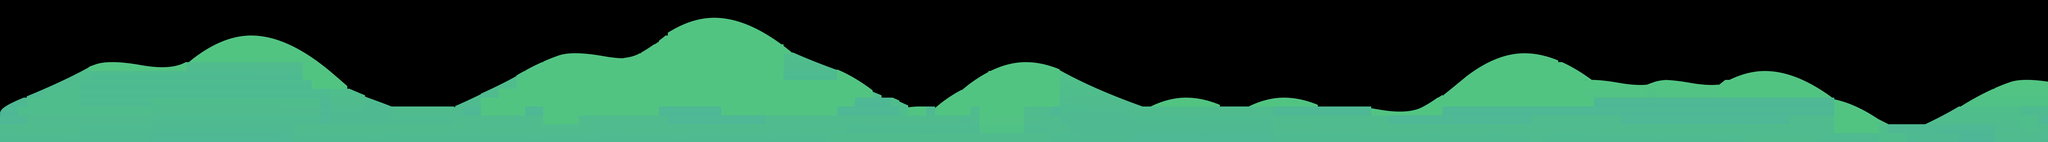

Rendered tile map (Tiled .tmx) drawn with the repository's tilesets; below, a short description and the map source with its tile grids summarised:
An orthogonal 230x16 tile map with 32x32 px tiles, 1 tile layer (Tile Layer 1) and 84 objects.

<map version="1.9" tiledversion="1.9.2" orientation="orthogonal" renderorder="right-down" width="230" height="16" tilewidth="32" tileheight="32" infinite="0" nextlayerid="6" nextobjectid="97">
 <tileset firstgid="1" name="Hill-PNG-Picture" tilewidth="32" tileheight="32" tilecount="1575" columns="75">
  <image source="Hill-PNG-Picture.png" width="2400" height="681" />
 </tileset>
 <layer id="1" name="Tile Layer 1" width="230" height="16">
  <data>[3680 cells, 1865 non-empty, 390 distinct tile ids]</data>
 </layer>
 <objectgroup id="4" name="Rectangles">
  <object id="6" x="0" y="402.667" width="6709.33" height="110.667" />
  <object id="33" x="2242" y="208" width="178" height="16" />
  <object id="95" x="4395.5" y="384.5" width="96.5" height="16.5" />
  <object id="96" x="4768" y="383.5" width="159.75" height="18.75" />
 </objectgroup>
 <objectgroup id="5" name="Triangle">
  <object id="8" x="0" y="398.667">
   <polygon points="0,0 94.6667,-48 94.6667,0" />
  </object>
  <object id="9" x="94.6667" y="350.667">
   <polygon points="0,0 193.333,-92 194.667,-4" />
  </object>
  <object id="10" x="289.333" y="258.667">
   <polygon points="0,0 61.3333,-30.6667 61.3333,-6.66667" />
  </object>
  <object id="11" x="674.667" y="226.667">
   <polygon points="0,0 90.6667,-65.3333 89.3897,-5.56028" />
  </object>
  <object id="12" x="669.333" y="224">
   <polygon points="0,0 -81.3333,31.3333 0.666667,31.3333" />
  </object>
  <object id="13" x="587.333" y="254">
   <polygon points="0,0 -44,-13.3333 40.6667,-14.6667" />
  </object>
  <object id="14" x="352" y="229.667">
   <polygon points="0,0 31.3333,-5.33333 31.3333,25.6667" />
  </object>
  <object id="15" x="384.333" y="224.667">
   <polygon points="0,0 31,-0.666667 31,30" />
  </object>
  <object id="16" x="416.333" y="225">
   <polygon points="0,0 31.3333,0.666667 31.6667,29.3333" />
  </object>
  <object id="17" x="448.667" y="225.667">
   <polygon points="0,0 95,15 -0.666667,30" />
  </object>
  <object id="18" x="768" y="160">
   <polygon points="0,0 97,-32 95,-3" />
  </object>
  <object id="19" x="866" y="127">
   <polygon points="0,0 62,-1 61,30" />
  </object>
  <object id="20" x="929" y="127">
   <polygon points="0,0 -1,30 110,33" />
  </object>
  <object id="21" x="1040" y="160">
   <polygon points="0,0 -1,30 57,31" />
  </object>
  <object id="22" x="1098" y="194">
   <polygon points="0,0 0,27 44,28" />
  </object>
  <object id="23" x="1141" y="223">
   <polygon points="0,0 115,95 -1,96" />
  </object>
  <object id="24" x="1255" y="319">
   <polygon points="0,0 0,82 183,82" />
  </object>
  <object id="25" x="1410" y="385">
   <polygon points="0,0 93,-1 31,16" />
  </object>
  <object id="26" x="1502" y="385">
   <polygon points="0,0 0,16 -59,16" />
  </object>
  <object id="27" x="1634" y="385">
   <polygon points="0,0 285,-1 287,-149" />
  </object>
  <object id="28" x="1922" y="236">
   <polygon points="0,0 93,-42 92,-1" />
  </object>
  <object id="29" x="2013" y="198">
   <polygon points="0,0 67,-7 67,56" />
  </object>
  <object id="30" x="2080" y="192">
   <polygon points="0,0 63,4 2,61" />
  </object>
  <object id="31" x="2142" y="194">
   <polygon points="0,0 99,16 -56,58" />
  </object>
  <object id="32" x="2399" y="128">
   <polygon points="0,0 -128,80 0,80" />
  </object>
  <object id="39" x="2398.75" y="128">
   <polygon points="0,0 -30.5,19.25 1,-9.5" />
  </object>
  <object id="40" x="2400" y="115.5">
   <polygon points="0,0 64,-31 64,-0.5" />
  </object>
  <object id="41" x="2464" y="84.5">
   <polygon points="0,0 62.5,-18 62,-2.5" />
  </object>
  <object id="42" x="2528" y="66.5">
   <polygon points="0,0 31.5,-3 -0.5,17" />
  </object>
  <object id="43" x="2559.5" y="64">
   <polygon points="0,0 32.5,1 32,19" />
  </object>
  <object id="44" x="2592.5" y="65">
   <polygon points="0,0 64,12.5 -0.5,17.5" />
  </object>
  <object id="45" x="2657" y="79.5">
   <polygon points="0,0 45.5,16.5 -1,16.5" />
  </object>
  <object id="46" x="2703" y="97.5">
   <polygon points="0,0 -0.5,29.5 59.5,30" />
  </object>
  <object id="47" x="2761.5" y="127.5">
   <polygon points="0,0 85,63 -0.5,64.5" />
  </object>
  <object id="48" x="2847.5" y="189">
   <polygon points="0,0 160.5,63.5 0.5,67" />
  </object>
  <object id="49" x="3008.5" y="250.5">
   <polygon points="0,0 72.5,38 0,37.5" />
  </object>
  <object id="50" x="3081.5" y="287.5">
   <polygon points="0,0 117.5,62.5 -0.5,64" />
  </object>
  <object id="51" x="3199.33" y="349.333">
   <polygon points="0,0 67.3333,34.3333 0.666667,33.6667" />
  </object>
  <object id="52" x="3361" y="383.667">
   <polygon points="0,0 191.667,-127 190.667,0" />
  </object>
  <object id="53" x="3552.67" y="255.667">
   <polygon points="0,0 95.6667,-30 95,0.666667" />
  </object>
  <object id="54" x="3648.67" y="226.667">
   <polygon points="0,0 63,-1.66667 0,30" />
  </object>
  <object id="56" x="3712.67" y="224.333">
   <polygon points="0,0 62.3333,13 -0.666667,30.6667" />
  </object>
  <object id="57" x="3775" y="237">
   <polygon points="0,0 224,107 0,105" />
  </object>
  <object id="58" x="4000.5" y="342">
   <polygon points="0,0 104.5,41 -0.5,42" />
  </object>
  <object id="59" x="4136.5" y="384">
   <polygon points="0,0 86,-30.5 86,-1" />
  </object>
  <object id="60" x="4224.5" y="354">
   <polygon points="0,0 64,-1 -1.5,29.5" />
  </object>
  <object id="61" x="4290" y="354.5">
   <polygon points="0,0 60,11 -1,29.5" />
  </object>
  <object id="62" x="4349" y="364">
   <polygon points="0,0 46,20.5 1,20" />
  </object>
  <object id="63" x="4487.5" y="384">
   <polygon points="0,0 88,-29.5 88,-1" />
  </object>
  <object id="64" x="4575" y="354">
   <polygon points="0,0 65.5,-2.5 0.5,30" />
  </object>
  <object id="65" x="4640.5" y="351.5">
   <polygon points="0,0 63.5,14 -0.5,33" />
  </object>
  <object id="66" x="4703.5" y="365">
   <polygon points="0,0 64.5,18.5 1,19" />
  </object>
  <object id="67" x="4928.5" y="384">
   <polygon points="0,0 95,17.5 0,19" />
  </object>
  <object id="68" x="5053.5" y="401">
   <polygon points="0,0 67,-20 66.5,1" />
  </object>
  <object id="69" x="5122.5" y="380">
   <polygon points="0,0 190,-135 189.5,2.5" />
  </object>
  <object id="70" x="5312" y="244">
   <polygon points="0,0 94.5,-43 95.5,-1.5" />
  </object>
  <object id="71" x="5409" y="201">
   <polygon points="0,0 61.5,-9.5 62.5,43" />
  </object>
  <object id="72" x="5472" y="190">
   <polygon points="0,0 63.5,6 1,54" />
  </object>
  <object id="73" x="5536.5" y="197.5">
   <polygon points="0,0 77.5,25 0,47.5" />
  </object>
  <object id="74" x="5614.03" y="224.75">
   <polygon points="0,0 109.973,63.75 -1.5274,63.75" />
  </object>
  <object id="75" x="5722" y="287">
   <polygon points="0,0 100,11.5 0.5,33" />
  </object>
  <object id="76" x="5824" y="298.5">
   <polygon points="0,0 62,8 -1,22.5" />
  </object>
  <object id="77" x="5885.5" y="306">
   <polygon points="0,0 33,0.5 2,12.5" />
  </object>
  <object id="78" x="5917.5" y="304.5">
   <polygon points="0,0 67.5,-17.5 2.5,14.5" />
  </object>
  <object id="79" x="5987" y="287.5">
   <polygon points="0,0 92.5,11.5 -2,32" />
  </object>
  <object id="80" x="6080" y="298">
   <polygon points="0,0 96,7 0.5,21" />
  </object>
  <object id="81" x="6175.5" y="305.5">
   <polygon points="0,0 128.5,-48.5 128,0" />
  </object>
  <object id="82" x="6305" y="257.5">
   <polygon points="0,0 63.5,-1.5 0,46.5" />
  </object>
  <object id="83" x="6369" y="254.5">
   <polygon points="0,0 93.5,25.5 -1,33" />
  </object>
  <object id="84" x="6463" y="280">
   <polygon points="0,0 74.5,38.5 1,39" />
  </object>
  <object id="85" x="6537" y="320.5">
   <polygon points="0,0 54,32 0,31.5" />
  </object>
  <object id="86" x="6592.5" y="354">
   <polygon points="0,0 117,47 -0.5,48" />
  </object>
  <object id="87" x="6790" y="448.5">
   <polygon points="0,0 -79.5,-47.5 -79.5,-2" />
  </object>
  </objectgroup>
</map>
<!-- 7 of 84 objects omitted -->
